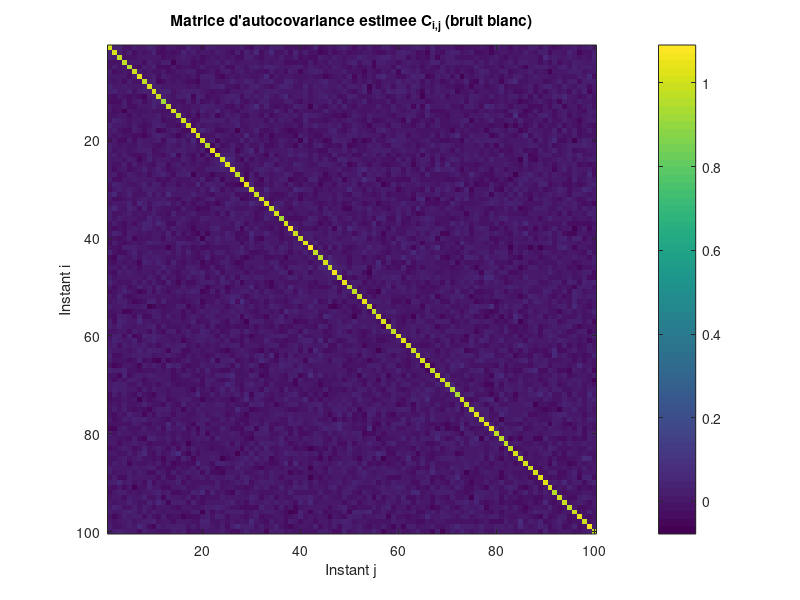

Source code (MATLAB):
clear; close all; clc;

rng(8);
Nt = 100;
M = 2000;

Y = randn(M, Nt);
C = cov(Y);

figure;
imagesc(1:Nt, 1:Nt, C);
axis image;
colorbar;
xlabel('Instant j');
ylabel('Instant i');
title('Matrice d''autocovariance estimee C_{i,j} (bruit blanc)');

C_theo = eye(Nt);
erreur = max(abs(C(:) - C_theo(:)));
fprintf('Variance estimee (moyenne de la diagonale) : %.4f\n', ...
        mean(diag(C)));
fprintf('Ecart maximal a la matrice identite        : %.4f\n', erreur);
hors_diagonale = C - diag(diag(C));
fprintf('Valeur maximale hors diagonale             : %.4f\n', ...
        max(abs(hors_diagonale(:))));
